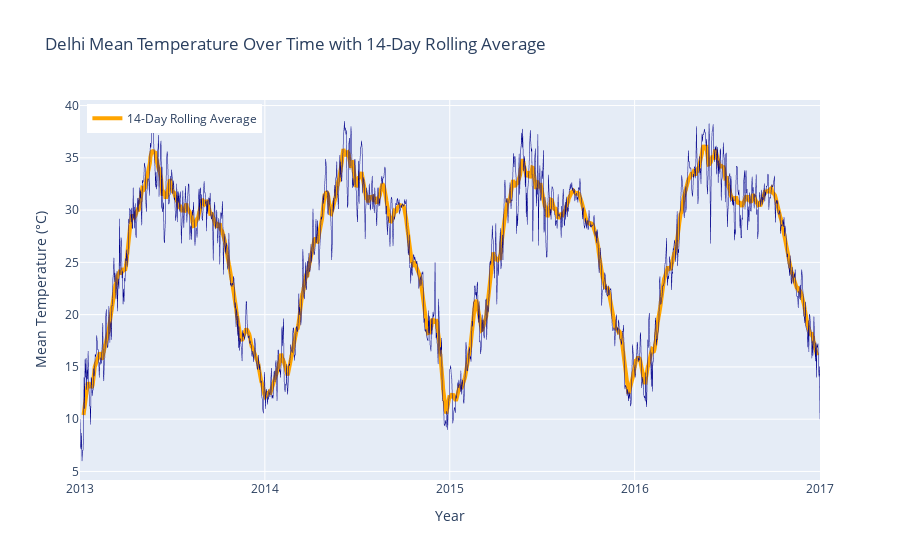

The notebook cell saved with this chart:
### Code cell
# Calculate 14-day rolling average
df['rolling_14_day'] = df['meantemp'].rolling(window=14, center=True).mean()

# Create the plot with both daily data and rolling average
fig = px.line(df, x='date', y='meantemp', 
              title='Delhi Mean Temperature Over Time with 14-Day Rolling Average',
              labels={'date': 'Year', 'meantemp': 'Mean Temperature'})

# Add the rolling average as a second line
fig.add_scatter(x=df['date'], y=df['rolling_14_day'], 
                mode='lines', 
                name='14-Day Rolling Average',
                line=dict(color='orange', width=4))

# Update the original line properties
fig.data[0].update(name='Daily Temperature', 
                   line=dict(color='darkblue', width=0.5))

# Update x-axis to show only years
fig.update_xaxes(
    dtick="M12",  # Show ticks every 12 months (yearly)
    tickformat="%Y"  # Format as year only
)

fig.update_layout(
    xaxis_title="Year",
    yaxis_title="Mean Temperature (°C)",
    hovermode='x unified',
    legend=dict(
        yanchor="top",
        y=0.99,
        xanchor="left",
        x=0.01
    )
)

fig.show()

### Figure 1 — Plotly figure (JSON) as saved in the notebook; plotly's stock layout.template omitted (floating-point values rounded to 4 significant figures; data arrays with more than 128 entries replaced by an {"elided": "..."} marker saying what was removed)
{"data": [{"hovertemplate": "Year=%{x}<br>Mean Temperature=%{y}<extra></extra>", "legendgroup": "", "line": {"color": "darkblue", "dash": "solid", "width": 0.5}, "marker": {"symbol": "circle"}, "mode": "lines", "name": "Daily Temperature", "showlegend": false, "type": "scattergl", "x": {"elided": "1462 str values"}, "xaxis": "x", "y": {"elided": "1462 float values"}, "yaxis": "y"}, {"line": {"color": "orange", "width": 4}, "mode": "lines", "name": "14-Day Rolling Average", "type": "scatter", "x": {"elided": "1462 str values"}, "y": {"elided": "1462 float values"}}], "layout": {"hovermode": "x unified", "legend": {"tracegroupgap": 0, "x": 0.01, "xanchor": "left", "y": 0.99, "yanchor": "top"}, "title": {"text": "Delhi Mean Temperature Over Time with 14-Day Rolling Average"}, "xaxis": {"anchor": "y", "domain": [0, 1], "dtick": "M12", "tickformat": "%Y", "title": {"text": "Year"}}, "yaxis": {"anchor": "x", "domain": [0, 1], "title": {"text": "Mean Temperature (°C)"}}}}
